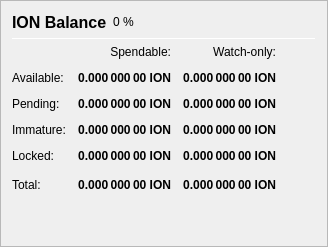
                   <widget class="QFrame" name="frame_Balances">
                    <property name="frameShape">
                     <enum>QFrame::StyledPanel</enum>
                    </property>
                    <property name="frameShadow">
                     <enum>QFrame::Raised</enum>
                    </property>
                    <layout class="QVBoxLayout" name="verticalLayout_4">
                     <item>
                      <layout class="QHBoxLayout" name="horizontalLayout_4">
                       <item>
                        <widget class="QLabel" name="label_5">
                         <property name="minimumSize">
                          <size>
                           <width>0</width>
                           <height>20</height>
                          </size>
                         </property>
                         <property name="font">
                          <font>
                           <pointsize>12</pointsize>
                           <weight>75</weight>
                           <bold>true</bold>
                          </font>
                         </property>
                         <property name="text">
                          <string>ION Balance</string>
                         </property>
                        </widget>
                       </item>
                       <item>
                        <widget class="QLabel" name="labelIONPercent">
                         <property name="text">
                          <string notr="true">0 %</string>
                         </property>
                        </widget>
                       </item>
                       <item>
                        <spacer name="horizontalSpacer_3">
                         <property name="orientation">
                          <enum>Qt::Horizontal</enum>
                         </property>
                         <property name="sizeHint" stdset="0">
                          <size>
                           <width>40</width>
                           <height>20</height>
                          </size>
                         </property>
                        </spacer>
                       </item>
                      </layout>
                     </item>
                     <item>
                      <widget class="Line" name="line_Balance">
                       <property name="minimumSize">
                        <size>
                         <width>0</width>
                         <height>1</height>
                        </size>
                       </property>
                       <property name="maximumSize">
                        <size>
                         <width>16777215</width>
                         <height>1</height>
                        </size>
                       </property>
                       <property name="orientation">
                        <enum>Qt::Horizontal</enum>
                       </property>
                      </widget>
                     </item>
                     <item>
                      <layout class="QGridLayout" name="gridLayout">
                       <property name="spacing">
                        <number>12</number>
                       </property>
                       <item row="0" column="1">
                        <widget class="QLabel" name="labelSpendable">
                         <property name="text">
                          <string>Spendable:</string>
                         </property>
                         <property name="alignment">
                          <set>Qt::AlignRight|Qt::AlignTrailing|Qt::AlignVCenter</set>
                         </property>
                        </widget>
                       </item>
                       <item row="0" column="2">
                        <widget class="QLabel" name="labelWatchonly">
                         <property name="text">
                          <string>Watch-only:</string>
                         </property>
                         <property name="alignment">
                          <set>Qt::AlignRight|Qt::AlignTrailing|Qt::AlignVCenter</set>
                         </property>
                        </widget>
                       </item>
                       <item row="1" column="0">
                        <widget class="QLabel" name="labelBalanceText">
                         <property name="text">
                          <string>Available:</string>
                         </property>
                        </widget>
                       </item>
                       <item row="1" column="1">
                        <widget class="QLabel" name="labelBalance">
                         <property name="font">
                          <font>
                           <weight>75</weight>
                           <bold>true</bold>
                          </font>
                         </property>
                         <property name="cursor">
                          <cursorShape>IBeamCursor</cursorShape>
                         </property>
                         <property name="toolTip">
                          <string>Your current spendable balance</string>
                         </property>
                         <property name="text">
                          <string notr="true">0.000 000 00 ION</string>
                         </property>
                         <property name="alignment">
                          <set>Qt::AlignRight|Qt::AlignTrailing|Qt::AlignVCenter</set>
                         </property>
                         <property name="textInteractionFlags">
                          <set>Qt::LinksAccessibleByMouse|Qt::TextSelectableByKeyboard|Qt::TextSelectableByMouse</set>
                         </property>
                        </widget>
                       </item>
                       <item row="1" column="2">
                        <widget class="QLabel" name="labelWatchAvailable">
                         <property name="font">
                          <font>
                           <weight>75</weight>
                           <bold>true</bold>
                          </font>
                         </property>
                         <property name="cursor">
                          <cursorShape>IBeamCursor</cursorShape>
                         </property>
                         <property name="toolTip">
                          <string>Your current balance in watch-only addresses</string>
                         </property>
                         <property name="text">
                          <string notr="true">0.000 000 00 ION</string>
                         </property>
                         <property name="alignment">
                          <set>Qt::AlignRight|Qt::AlignTrailing|Qt::AlignVCenter</set>
                         </property>
                         <property name="textInteractionFlags">
                          <set>Qt::LinksAccessibleByMouse|Qt::TextSelectableByKeyboard|Qt::TextSelectableByMouse</set>
                         </property>
                        </widget>
                       </item>
                       <item row="2" column="0">
                        <widget class="QLabel" name="labelPendingText">
                         <property name="text">
                          <string>Pending:</string>
                         </property>
                        </widget>
                       </item>
                       <item row="2" column="1">
                        <widget class="QLabel" name="labelUnconfirmed">
                         <property name="font">
                          <font>
                           <weight>75</weight>
                           <bold>true</bold>
                          </font>
                         </property>
                         <property name="cursor">
                          <cursorShape>IBeamCursor</cursorShape>
                         </property>
                         <property name="toolTip">
                          <string>Total of transactions that have yet to be confirmed, and do not yet count toward the spendable balance</string>
                         </property>
                         <property name="text">
                          <string notr="true">0.000 000 00 ION</string>
                         </property>
                         <property name="alignment">
                          <set>Qt::AlignRight|Qt::AlignTrailing|Qt::AlignVCenter</set>
                         </property>
                         <property name="textInteractionFlags">
                          <set>Qt::LinksAccessibleByMouse|Qt::TextSelectableByKeyboard|Qt::TextSelectableByMouse</set>
                         </property>
                        </widget>
                       </item>
                       <item row="2" column="2">
                        <widget class="QLabel" name="labelWatchPending">
                         <property name="font">
                          <font>
                           <weight>75</weight>
                           <bold>true</bold>
                          </font>
                         </property>
                         <property name="cursor">
                          <cursorShape>IBeamCursor</cursorShape>
                         </property>
                         <property name="toolTip">
                          <string>Unconfirmed transactions to watch-only addresses</string>
                         </property>
                         <property name="text">
                          <string notr="true">0.000 000 00 ION</string>
                         </property>
                         <property name="alignment">
                          <set>Qt::AlignRight|Qt::AlignTrailing|Qt::AlignVCenter</set>
                         </property>
                         <property name="textInteractionFlags">
                          <set>Qt::LinksAccessibleByMouse|Qt::TextSelectableByKeyboard|Qt::TextSelectableByMouse</set>
                         </property>
                        </widget>
                       </item>
                       <item row="3" column="0">
                        <widget class="QLabel" name="labelImmatureText">
                         <property name="text">
                          <string>Immature:</string>
                         </property>
                        </widget>
                       </item>
                       <item row="3" column="1">
                        <widget class="QLabel" name="labelImmature">
                         <property name="font">
                          <font>
                           <weight>75</weight>
                           <bold>true</bold>
                          </font>
                         </property>
                         <property name="cursor">
                          <cursorShape>IBeamCursor</cursorShape>
                         </property>
                         <property name="toolTip">
                          <string>Staked or masternode rewards that has not yet matured</string>
                         </property>
                         <property name="text">
                          <string notr="true">0.000 000 00 ION</string>
                         </property>
                         <property name="alignment">
                          <set>Qt::AlignRight|Qt::AlignTrailing|Qt::AlignVCenter</set>
                         </property>
                         <property name="textInteractionFlags">
                          <set>Qt::LinksAccessibleByMouse|Qt::TextSelectableByKeyboard|Qt::TextSelectableByMouse</set>
                         </property>
                        </widget>
                       </item>
                       <item row="3" column="2">
                        <widget class="QLabel" name="labelWatchImmature">
                         <property name="font">
                          <font>
                           <weight>75</weight>
                           <bold>true</bold>
                          </font>
                         </property>
                         <property name="cursor">
                          <cursorShape>IBeamCursor</cursorShape>
                         </property>
                         <property name="toolTip">
                          <string>Staked or masternode rewards in watch-only addresses that has not yet matured</string>
                         </property>
                         <property name="text">
                          <string notr="true">0.000 000 00 ION</string>
                         </property>
                         <property name="alignment">
                          <set>Qt::AlignRight|Qt::AlignTrailing|Qt::AlignVCenter</set>
                         </property>
                         <property name="textInteractionFlags">
                          <set>Qt::LinksAccessibleByMouse|Qt::TextSelectableByKeyboard|Qt::TextSelectableByMouse</set>
                         </property>
                        </widget>
                       </item>
                       <item row="4" column="0">
                        <widget class="QLabel" name="labelLockedBalanceText">
                         <property name="toolTip">
                          <string>Locked ION or Masternode collaterals. These are excluded from xION minting.</string>
                         </property>
                         <property name="text">
                          <string>Locked:</string>
                         </property>
                        </widget>
                       </item>
                       <item row="4" column="1">
                        <widget class="QLabel" name="labelLockedBalance">
                         <property name="font">
                          <font>
                           <weight>75</weight>
                           <bold>true</bold>
                          </font>
                         </property>
                         <property name="cursor">
                          <cursorShape>IBeamCursor</cursorShape>
                         </property>
                         <property name="toolTip">
                          <string>Locked ION or Masternode collaterals. These are excluded from xION minting.</string>
                         </property>
                         <property name="text">
                          <string notr="true">0.000 000 00 ION</string>
                         </property>
                         <property name="alignment">
                          <set>Qt::AlignRight|Qt::AlignTrailing|Qt::AlignVCenter</set>
                         </property>
                         <property name="textInteractionFlags">
                          <set>Qt::LinksAccessibleByMouse|Qt::TextSelectableByKeyboard|Qt::TextSelectableByMouse</set>
                         </property>
                        </widget>
                       </item>
                       <item row="4" column="2">
                        <widget class="QLabel" name="labelWatchLocked">
                         <property name="font">
                          <font>
                           <weight>75</weight>
                           <bold>true</bold>
                          </font>
                         </property>
                         <property name="cursor">
                          <cursorShape>IBeamCursor</cursorShape>
                         </property>
                         <property name="toolTip">
                          <string>Current locked balance in watch-only addresses</string>
                         </property>
                         <property name="text">
                          <string notr="true">0.000 000 00 ION</string>
                         </property>
                         <property name="alignment">
                          <set>Qt::AlignRight|Qt::AlignTrailing|Qt::AlignVCenter</set>
                         </property>
                         <property name="textInteractionFlags">
                          <set>Qt::LinksAccessibleByMouse|Qt::TextSelectableByKeyboard|Qt::TextSelectableByMouse</set>
                         </property>
                        </widget>
                       </item>
                       <item row="5" column="0">
                        <widget class="QLabel" name="labelTotalText">
                         <property name="toolTip">
                          <string>Your current ION balance, unconfirmed and immature transactions included</string>
                         </property>
                         <property name="text">
                          <string>Total:</string>
                         </property>
                        </widget>
                       </item>
                       <item row="5" column="1">
                        <widget class="QLabel" name="labelTotal">
                         <property name="font">
                          <font>
                           <weight>75</weight>
                           <bold>true</bold>
                          </font>
                         </property>
                         <property name="cursor">
                          <cursorShape>IBeamCursor</cursorShape>
                         </property>
                         <property name="toolTip">
                          <string>Your current ION balance, unconfirmed and immature transactions included</string>
                         </property>
                         <property name="text">
                          <string notr="true">0.000 000 00 ION</string>
                         </property>
                         <property name="alignment">
                          <set>Qt::AlignRight|Qt::AlignTrailing|Qt::AlignVCenter</set>
                         </property>
                         <property name="textInteractionFlags">
                          <set>Qt::LinksAccessibleByMouse|Qt::TextSelectableByKeyboard|Qt::TextSelectableByMouse</set>
                         </property>
                        </widget>
                       </item>
                       <item row="5" column="2">
                        <widget class="QLabel" name="labelWatchTotal">
                         <property name="font">
                          <font>
                           <weight>75</weight>
                           <bold>true</bold>
                          </font>
                         </property>
                         <property name="cursor">
                          <cursorShape>IBeamCursor</cursorShape>
                         </property>
                         <property name="toolTip">
                          <string>Current total balance in watch-only addresses</string>
                         </property>
                         <property name="text">
                          <string notr="true">0.000 000 00 ION</string>
                         </property>
                         <property name="alignment">
                          <set>Qt::AlignRight|Qt::AlignTrailing|Qt::AlignVCenter</set>
                         </property>
                         <property name="textInteractionFlags">
                          <set>Qt::LinksAccessibleByMouse|Qt::TextSelectableByKeyboard|Qt::TextSelectableByMouse</set>
                         </property>
                        </widget>
                       </item>
                       <item row="5" column="3">
                        <spacer name="horizontalSpacer_9">
                         <property name="orientation">
                          <enum>Qt::Horizontal</enum>
                         </property>
                         <property name="sizeHint" stdset="0">
                          <size>
                           <width>40</width>
                           <height>20</height>
                          </size>
                         </property>
                        </spacer>
                       </item>
                      </layout>
                     </item>
                     <item>
                      <spacer name="verticalSpacer_3">
                       <property name="orientation">
                        <enum>Qt::Vertical</enum>
                       </property>
                       <property name="sizeHint" stdset="0">
                        <size>
                         <width>20</width>
                         <height>40</height>
                        </size>
                       </property>
                      </spacer>
                     </item>
                    </layout>
                   </widget>
